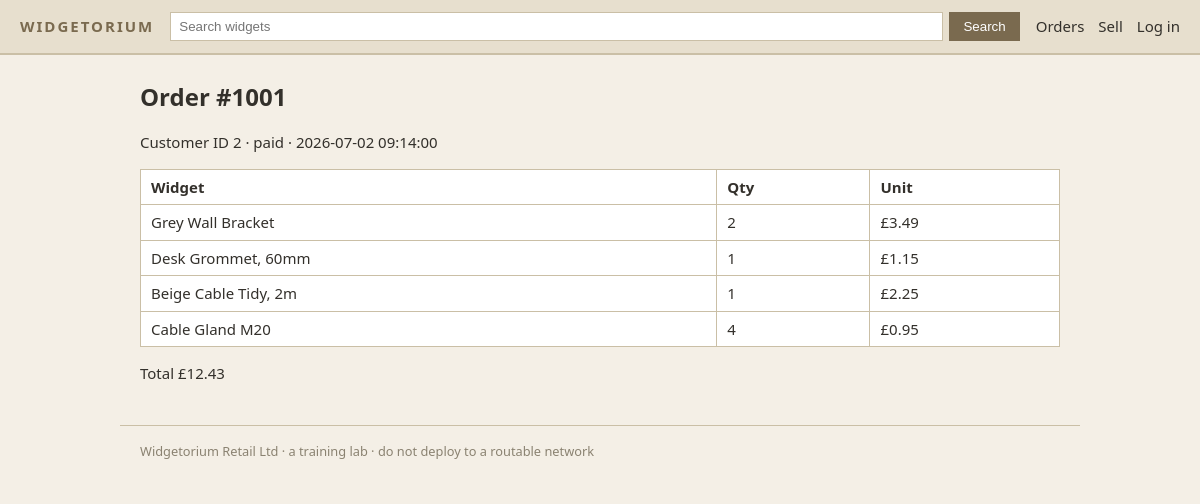
/webapp/src/order.php?id=1001, run on the app's committed database.
### tables this page shows
CREATE TABLE orders (
  id             INT AUTO_INCREMENT PRIMARY KEY,
  customer_id    INT           NOT NULL,
  total          DECIMAL(10,2) NOT NULL DEFAULT 0.00,
  status         ENUM('pending','paid','shipped','cancelled') NOT NULL DEFAULT 'paid',
  created_at     DATETIME      NOT NULL DEFAULT CURRENT_TIMESTAMP
);

CREATE TABLE order_items (
  id             INT AUTO_INCREMENT PRIMARY KEY,
  order_id       INT           NOT NULL,
  product_id     INT           NOT NULL,
  qty            INT           NOT NULL DEFAULT 1,
  unit_price     DECIMAL(10,2) NOT NULL DEFAULT 0.00
);

CREATE TABLE products (
  id             INT AUTO_INCREMENT PRIMARY KEY,
   
  name           VARCHAR(255)  NOT NULL,
  description     TEXT          NULL,
  price          DECIMAL(10,2) NOT NULL DEFAULT 0.00,
  stock          INT           NOT NULL DEFAULT 0,
   
  owner_user_id  INT           NULL,
  created_at     DATETIME      NOT NULL DEFAULT CURRENT_TIMESTAMP
);

### webapp/src/order.php (called while the page is built, shortened)
<?php
require __DIR__ . '/orders.php';

### webapp/src/lib/db.php (called while the page is built, shortened)
<?php
function wdg_config(): array
{
    static $cfg = null;
    if ($cfg === null) {
        $cfg = require __DIR__ . '/../config.php';
    }
    return $cfg;
}
function wdg_db(): PDO
{
    static $pdo = null;
    if ($pdo instanceof PDO) {
        return $pdo;
    }
    $c = wdg_config()['db'];
    $dsn = "mysql:host={$c['host']};dbname={$c['name']};charset=utf8mb4";
    for ($i = 0; $i < 30; $i++) {
        try {
            $pdo = new PDO($dsn, $c['user'], $c['pass'], [
                PDO::ATTR_ERRMODE            => PDO::ERRMODE_EXCEPTION,
                PDO::ATTR_DEFAULT_FETCH_MODE => PDO::FETCH_ASSOC,
                PDO::ATTR_EMULATE_PREPARES   => true,
            ]);
            return $pdo;
        } catch (PDOException $e) {
            $lastErr = $e;
            sleep(1);
        }
    }
    exit;
}
function wdg_prepare(string $sql): PDOStatement
{
    try {
        return wdg_db()->prepare($sql);
    } catch (PDOException $e) {
        wdg_sql_error($sql, $e);
    }
}

### webapp/src/orders.php (the view, shortened to what this page needs)
<?php
require_once __DIR__ . '/lib/helpers.php';
$viewId = isset($_GET['id']) ? (int) $_GET['id'] : 0;
if ($viewId > 0) {
    $st = wdg_prepare("SELECT * FROM orders WHERE id = :id");
    $st->execute([':id' => $viewId]);
    $order = $st->fetch();
    $ist = wdg_prepare(
        "SELECT oi.qty, oi.unit_price, p.name
           FROM order_items oi JOIN products p ON p.id = oi.product_id
          WHERE oi.order_id = :id"
    );
    $ist->execute([':id' => $viewId]);
    $items = $ist->fetchAll();
    ?>
    <h1>Order #<?= (int) $order['id'] ?></h1>
    <p>Customer ID <?= (int) $order['customer_id'] ?> &middot;
       <?= htmlspecialchars($order['status']) ?> &middot;
       <?= htmlspecialchars($order['created_at']) ?></p>
    <table class="list">
      <thead><tr><th>Widget</th><th>Qty</th><th>Unit</th></tr></thead>
      <tbody>
      <?php foreach ($items as $it): ?>
        <tr><td><?= htmlspecialchars($it['name']) ?></td>
            <td><?= (int) $it['qty'] ?></td>
            <td><?= wdg_money($it['unit_price']) ?></td></tr>
      <?php endforeach; ?>
      </tbody>
    </table>
    <p class="price">Total <?= wdg_money($order['total']) ?></p>
    <?php
    exit;
}
?>

### webapp/src/assets/style.css (style rules this page uses)
:root { --beige: #f4efe6; --beige-dark: #e7dfce; --ink: #33302b; --accent: #7a6a4f; --line: #cabfa6; }
* { box-sizing: border-box; }
body { margin: 0; font: 15px/1.5 "Segoe UI", Tahoma, Verdana, sans-serif; color: var(--ink); background: var(--beige); }
h1 { font-size: 1.5rem; }
table.list, table.kv { width: 100%; border-collapse: collapse; background: #fff; }
table.list th, table.list td, table.kv th, table.kv td { border: 1px solid var(--line); padding: 6px 10px; text-align: left; }

### data on the page
orders: id "1001", customer "2", status "paid", created_at "2026-07-02 09:14:00", total "£12.43"
order_items: product.name "Grey Wall Bracket", qty "2", unit_price "£3.49"
order_items: product.name "Desk Grommet, 60mm", qty "1", unit_price "£1.15"
order_items: product.name "Beige Cable Tidy, 2m", qty "1", unit_price "£2.25"
order_items: product.name "Cable Gland M20", qty "4", unit_price "£0.95"
